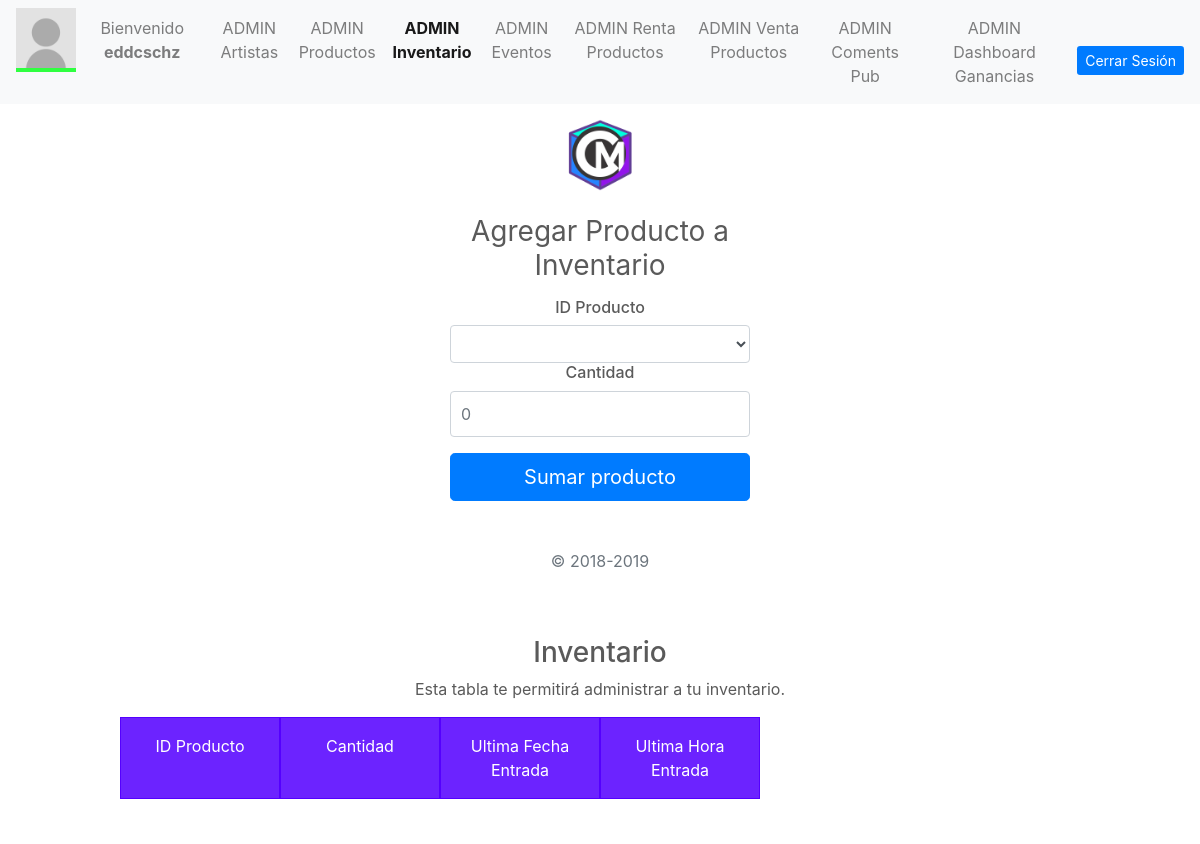
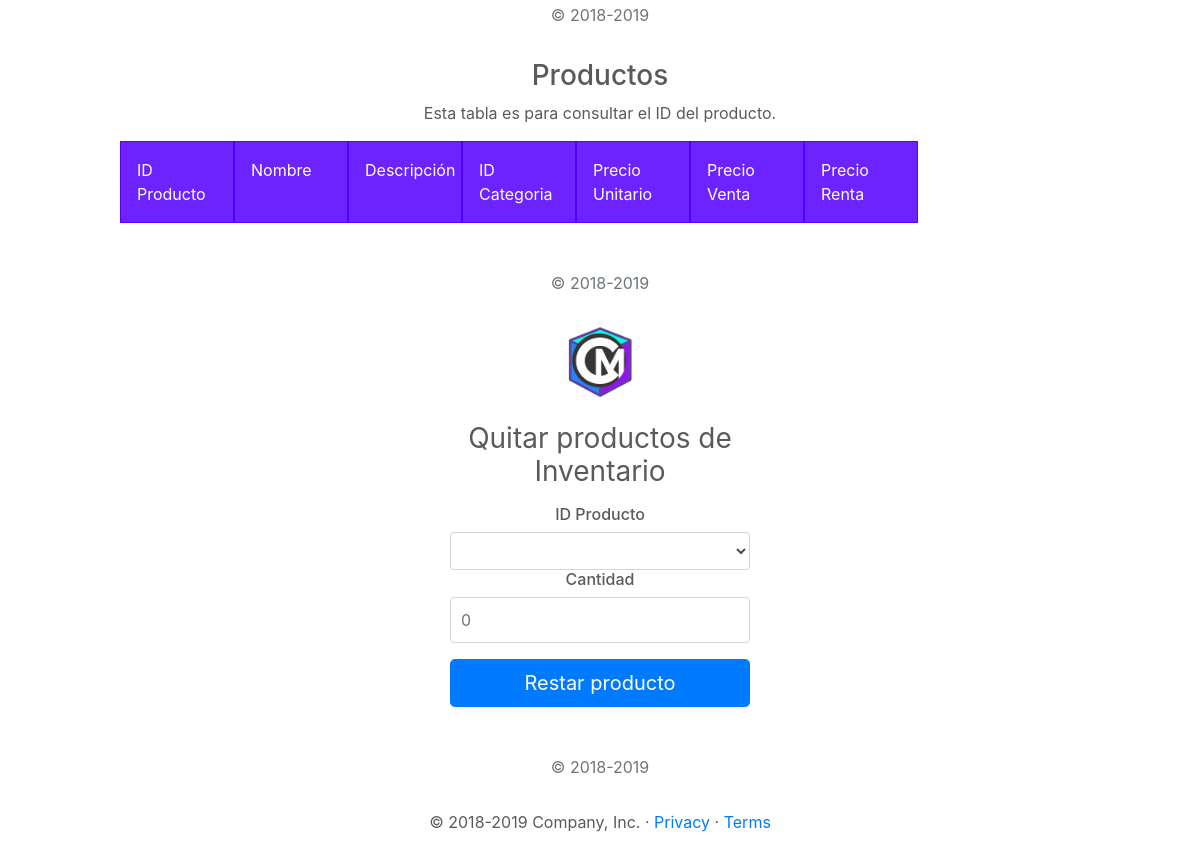
Before: /UserAdmin/AdminInvent.php (signed in) with the older database file (2 pictures, top to bottom).
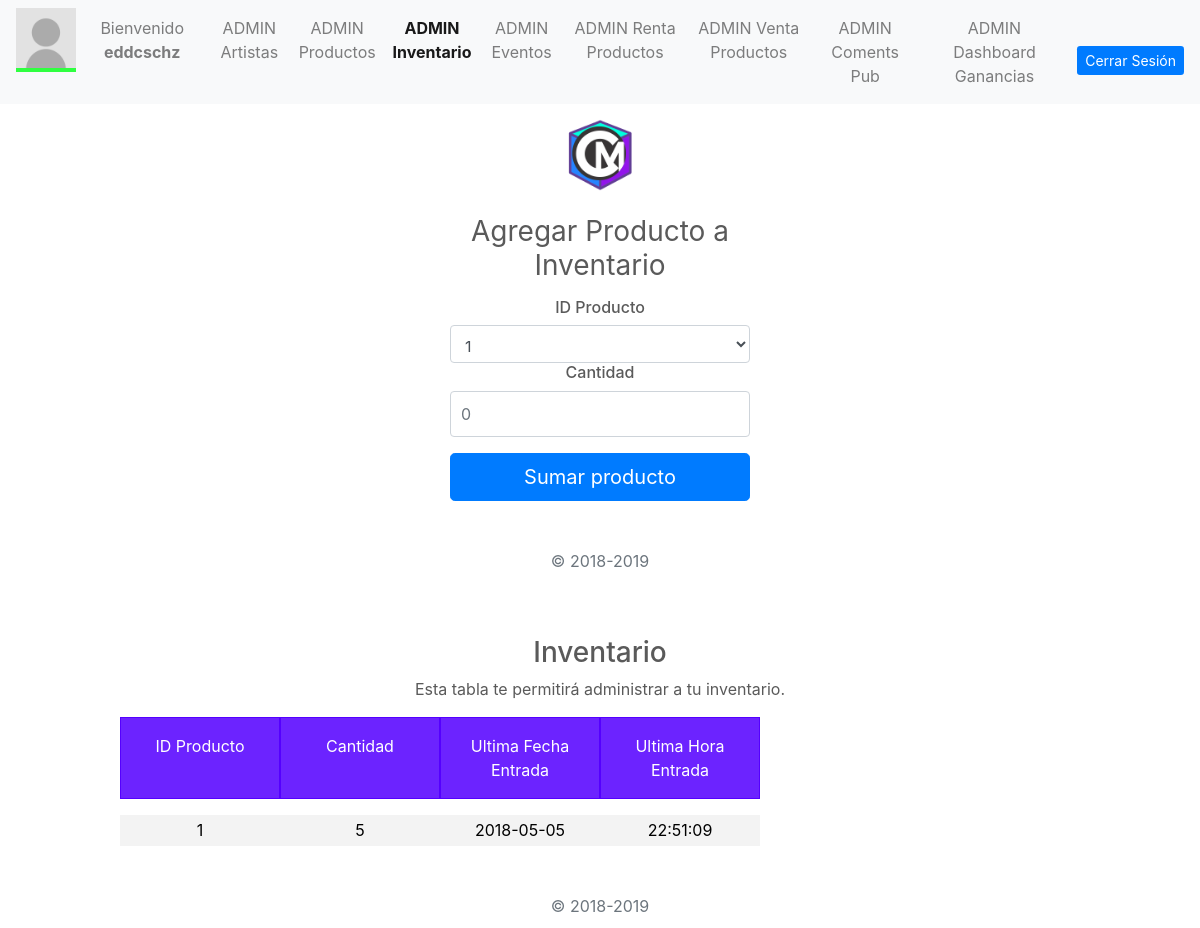
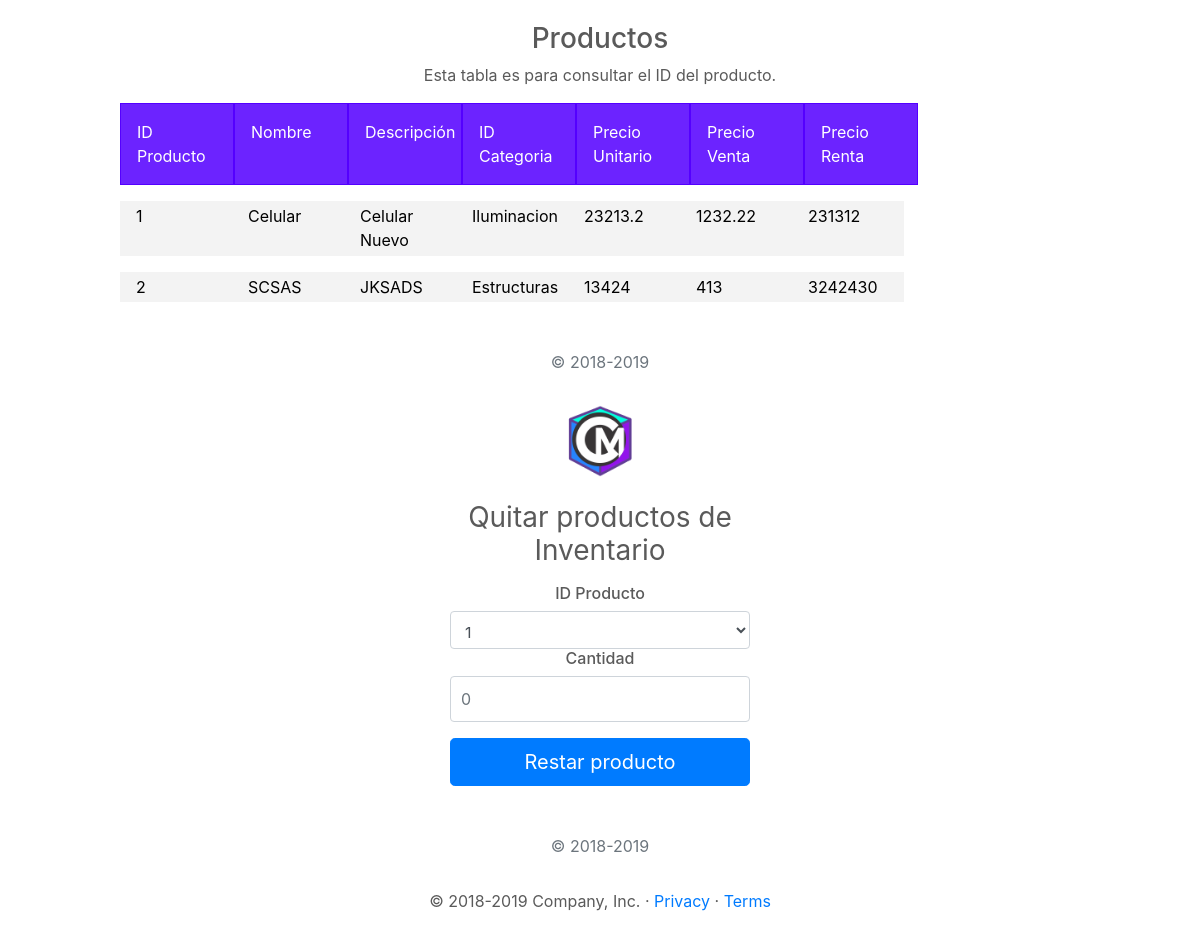
After: the same page with the newer database file (2 pictures, top to bottom).
### tables this page shows
CREATE TABLE `inventario` (
  `idProducto` int(11) NOT NULL,
  `cantidadExistencia` int(11) NOT NULL,
  `fechaEntrada` date NOT NULL,
  `horaEntrada` time NOT NULL
);

CREATE TABLE `producto` (
  `idProducto` int(11) NOT NULL,
  `nombre` varchar(100) NOT NULL,
  `descripcion` varchar(200) NOT NULL,
  `categoria` varchar(30) NOT NULL,
  `precioUnitario` float NOT NULL,
  `precioVenta` float NOT NULL,
  `precioRenta` float NOT NULL
);

### PHP/DBConexion.php (called while the page is built, shortened)
<?php
class User
{
    private $db;
    public function __construct($host, $port, $dbname, $dbuser, $password) {
        $dsn = "mysql:host=$host; dbname=$dbname;";
        try{
            $this->db = new PDO($dsn, $dbuser, $password);
            $this->db->setAttribute(PDO::ATTR_ERRMODE,PDO::ERRMODE_EXCEPTION);
        }
        catch(PDOException $ex)
        {
            echo 'Error en conexión con la conecion a la BD' . $ex.getMessage();
            die();
        }
    }
    public function consultProduct(){
        try {
            $sql = "SELECT * FROM `producto`";
            $products = $this->db->prepare($sql);
            $products->execute();
            $table = $products;
            return $table;
        }
        catch (PDOException $ex) {
            echo "Error al obtener la tabla de productos." . $ex->getMessage();
        }
    }
    public function consultInvent(){
        try {
            $sql = "SELECT * FROM `inventario`";
            $invents = $this->db->prepare($sql);
            $invents->execute();
            $table = $invents;
            return $table;
        }
        catch (PDOException $ex) {
            echo "Error al obtener la tabla de inventario." . $ex->getMessage();
        }
    }
}

### PHP/ConsultInvent.php (called while the page is built)
<?php
include 'DBconexion.php';
$consult = new User("localhost", "", "dbcirculomusical", "root", "");
$consultP = $consult->consultProduct();
$consultIDP =$consult->consultProduct();
$consultIDPR =$consult->consultProduct();
$consultI = $consult->consultInvent();
?>

### UserAdmin/AdminInvent.php (the view, shortened to what this page needs)
<?php
    include '../PHP/ConsultInvent.php';
?>
  <!doctype html>
  <html lang="en">
  <head>
    <link href="../bootstrap/dist/css/bootstrap.min.css" rel="stylesheet">
    <link href="adminStyle.css" rel="stylesheet">
    <link href="grid.css" rel="stylesheet">
  </head>
  <body class="text-center">
    <nav class="navbar navbar-expand-md navbar-light bg-light">
      <div class="collapse navbar-collapse" id="navbarCollapse">
        <ul class="navbar-nav mr-auto">
          <li>
            <img src="../resources/userImage.jpg">
          </li>
          <li class="nav-item">
            <p class="nav-link nameUser">
              <?php
                      echo "Bienvenido ". "<b>{$_SESSION['loginuser']}</b>";
                  ?>
            </p>
          </li>
          <li class="nav-item ">
            <a class="nav-link" href="../UserAdmin/AdminArtist.php">ADMIN Artistas</a>
          </li>
          <li class="nav-item">
            <a class="nav-link" href="../UserAdmin/AdminProducts.php">ADMIN Productos</a>
          </li>
          <li class="nav-item active font-weight-bold">
            <a class="nav-link" href="../UserAdmin/AdminInvent.php">ADMIN Inventario</a>
          </li>
          <li class="nav-item ">
            <a class="nav-link" href="../UserAdmin/AdminEvents.php">ADMIN Eventos</a>
          </li>
          <li class="nav-item ">
            <a class="nav-link" href="../UserAdmin/AdminRenta.php">ADMIN Renta Productos</a>
          </li>
          <li class="nav-item ">
            <a class="nav-link" href="../UserAdmin/AdminVenta.php">ADMIN Venta Productos</a>
          </li>
          <li class="nav-item ">
            <a class="nav-link" href="../UserAdmin/AdminComents.php">ADMIN Coments Pub</a>
          </li>
          <li class="nav-item ">
            <a class="nav-link" href="../UserAdmin/AdminDashboard.php">ADMIN Dashboard Ganancias</a>
          </li>
        </ul>
        <a class="btn btn-sm  btn-primary btnLogin" href="../PHP/DBCloseConexion.php">Cerrar Sesión</a>
      </div>
    </nav>
    <form class="form-signin" action="../PHP/InsertInvent.php" method="POST">
      <a href="../Cover/Cover.html">
        <img class="mb-4" src="../resources/iconCM.png" alt="" width="72" height="72">
      </a>
      <h1 class="h3 mb-3 font-weight-normal">Agregar Producto a Inventario</h1>
      <h6>ID Producto</h6>
      <select name="idProdInv" class="form-control" required autofocus>
        <?php
        while($d = $consultIDP->fetch(PDO::FETCH_ASSOC))
        {
          echo'<option value='.$d['idProducto'].'>'.$d['idProducto'] .' </option>';
        }
      ?>
      </select>
      <h6>Cantidad</h6>
      <input type="number" placeholder="0" min="0" id="cantInv" name="cantProdInv" class="form-control" required>
      <button class="btn btn-lg btn-primary btn-block" type="submit">Sumar producto</button>
      <p class="mt-5 mb-3 text-muted">&copy; 2018-2019</p>
    </form>
    <div class="table-consult">
      <h3>Inventario</h3>
      <p>Esta tabla te permitirá administrar a tu inventario.</p>
      <div class="row">
        <div class="col-md-2 headerTableA">ID Producto</div>
        <div class="col-md-2 headerTableA">Cantidad</div>
        <div class="col-md-2 headerTableA">Ultima Fecha Entrada</div>
        <div class="col-md-2 headerTableA">Ultima Hora Entrada</div>
      </div>
      <?php
        while($i = $consultI->fetch(PDO::FETCH_ASSOC))
        {
          echo '<div class="row"> <div class="col-md-2">'.$i['idProducto'].'</div> <div class="col-md-2">'.$i['cantidadExistencia'].'</div> <div class="col-md-2">'.$i['fechaEntrada'].'</div> <div class="col-md-2">'.$i['horaEntrada'].'</div> </div>';
        }
      ?>
        <p class="mt-5 mb-3 text-muted">&copy; 2018-2019</p>
    </div>
    <div class="table-consult">
      <h3>Productos</h3>
      <p>Esta tabla es para consultar el ID del producto.</p>
      <div class="row">
        <div class="col-1 headerTableA">ID Producto</div>
        <div class="col-1 headerTableA">Nombre</div>
        <div class="col-1 headerTableA">Descripción</div>
        <div class="col-1 headerTableA">ID Categoria</div>
        <div class="col-1 headerTableA">Precio Unitario</div>
        <div class="col-1 headerTableA">Precio Venta</div>
        <div class="col-1 headerTableA">Precio Renta</div>
      </div>
      <?php
        while($p = $consultP->fetch(PDO::FETCH_ASSOC))
        {
          echo '<div class="row"> <div class="col-1">'.$p['idProducto'].'</div> <div class="col-1">'.$p['nombre'].'</div> <div class="col-1">'.$p['descripcion'].'</div> <div class="col-1">'.$p['categoria'].'</div> <div class="col-1">'.$p['precioUnitario'].'</div> <div class="col-1">'.$p['precioVenta'].'</div> <div class="col-1">'.$p['precioRenta'].'</div> </div>';
        }
      ?>
        <p class="mt-5 mb-3 text-muted">&copy; 2018-2019</p>
    </div>
    <form class="form-signin" action="../PHP/UpdateInvent.php" method="POST">
      <a href="../Cover/Cover.html">
        <img class="mb-4" src="../resources/iconCM.png" alt="" width="72" height="72">
      </a>
      <h1 class="h3 mb-3 font-weight-normal">Quitar productos de Inventario </h1>
      <h6>ID Producto</h6>
      <select name="idProdRest" class="form-control" required autofocus>
        <?php
        while($pr = $consultIDPR->fetch(PDO::FETCH_ASSOC))
        {
          echo'<option value='.$pr['idProducto'].'>'.$pr['idProducto'] .' </option>';
        }
      ?>
      </select>
      <h6>Cantidad</h6>
      <input type="number" placeholder="0" min="0" id="cantProdRest" name="cantProdRest" class="form-control" required>
      <button class="btn btn-lg btn-primary btn-block" type="submit">Restar producto</button>
      <p class="mt-5 mb-3 text-muted">&copy; 2018-2019</p>
    </form>
    <main role="main">
      <footer class="container">
        <p>&copy; 2018-2019 Company, Inc. &middot;
          <a href="#">Privacy</a> &middot;
          <a href="#">Terms</a>
        </p>
      </footer>
    </main>
  </body>
  </html>

### UserAdmin/adminStyle.css (style rules this page uses)
.navbar img { height: 4rem; border-bottom: 0.3rem solid rgb(47, 255, 64); }
body { color: #5a5a5a; }
.nameUser { margin: 0 1rem; }
.btn { margin-top: 1rem; }
.btnSignup, .btnLogin { border: none; margin-left: 0.5rem; }
.form-signin { width: 100%; max-width: 330px; padding: 15px; margin: auto; }
.form-signin .form-control { position: relative; box-sizing: border-box; height: auto; padding: 10px; font-size: 16px; }

### UserAdmin/grid.css (style rules this page uses)
.table-consult { width: 100%; }
h3 { margin-top: 2rem; }
.row { width: 80%; margin: 0 auto; margin-bottom: 1rem; }
.col-1 { padding-left: 1rem; padding-right: 6rem; text-align: center; }
[class*="col-"] { color:white; padding-top: 0.2rem; padding-bottom: 0.2rem; background-color: rgba(230, 230, 230, 0.479); border: rgba(230, 230, 230, 0.479); color: black; }
.headerTableA { background-color: rgba(85, 0, 255, 0.863); border: 1px solid #5400FF; color:white; padding-top: 1rem; padding-bottom: 1rem; }

Changed rows visible on the page:
added inventario: idProducto "1", cantidadExistencia "5", fechaEntrada "2018-05-05", horaEntrada "22:51:09"
added producto: idProducto "1", nombre "Celular", descripcion "Celular Nuevo", categoria "Iluminacion", precioUnitario "23213.2", precioVenta "1232.22", precioRenta "231312"
added producto: idProducto "2", nombre "SCSAS", descripcion "JKSADS", categoria "Estructuras", precioUnitario "13424", precioVenta "413", precioRenta "3242430"
Other visible differences:
form field idProdInv: (not shown) → "1"
form field idProdRest: (not shown) → "1"
